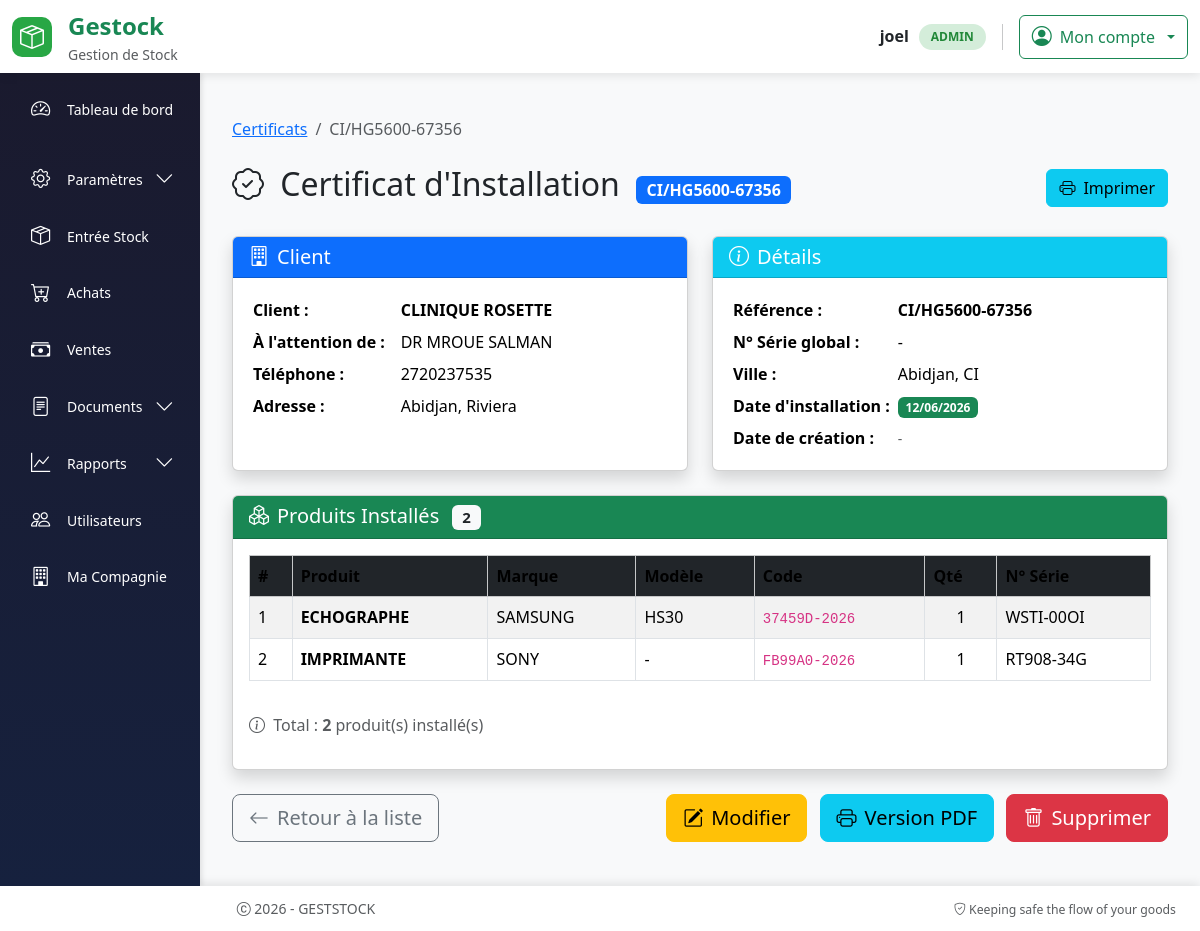
The app's page /certificat-installation/1 (signed in) with its own data.
### models.py (models this page shows, shortened)
class User(UserMixin, db.Model):
  id = db.Column(db.Integer, primary_key=True)
  username = db.Column(db.String(64), index=True, nullable=False)
  email = db.Column(db.String(120), unique=True, nullable=False)
  password_hash = db.Column(db.String(256))
  role = db.Column(db.String(20), nullable=False, default='operateur')
  joined_at = db.Column(db.DateTime(), default = datetime.utcnow, index = True)
  must_change_password = db.Column(db.Boolean, default=False)
  __table_args__ = (
      db.UniqueConstraint('email', name='uq_user_email'),
  )

class CertificatInstallation(db.Model):
    id = db.Column(db.Integer, primary_key=True)
    client_id = db.Column(db.Integer, db.ForeignKey('client.id'), nullable=False)
    attn = db.Column(db.String(400))
    ref_certif = db.Column(db.String(200), unique=True, nullable=False)
    numero_serie = db.Column(db.String(200))
    ville = db.Column(db.String(200))
    comment1 = db.Column(db.String(400))
    comment2 = db.Column(db.String(400))
    date_installation = db.Column(db.DateTime, nullable=False)
    lignes = db.relationship('LigneCertificat',
                            backref='certificat_rel',
                            lazy=True,
                            cascade="all, delete-orphan")

class Client(db.Model):
    __tablename__ = "client"
    id = db.Column(db.Integer, primary_key=True)
    nom_client = db.Column(db.String(100), nullable=False)
    telephone = db.Column(db.String(30))
    adresse = db.Column(db.String(255), nullable=False)
    attn = db.Column(db.String(255))
    certificats = db.relationship('CertificatInstallation',
                                 backref='client_rel',
                                 lazy=True)
    bons_commande = db.relationship(
        "BonCommande",
        back_populates="client",
        cascade="all, delete-orphan"
    )
    bons_livraison = db.relationship(
        "BonLivraison",
        back_populates="client"
    )

class LigneCertificat(db.Model):
    __tablename__ = 'ligne_certificat'
    id = db.Column(db.Integer, primary_key=True)
    certificat_id = db.Column(db.Integer, db.ForeignKey('certificat_installation.id'), nullable=False)
    produit_id = db.Column(db.Integer, db.ForeignKey('produit.id'), nullable=False)
    quantite = db.Column(db.Integer, default=1)
    numero_serie_produit = db.Column(db.String(200))
    observation = db.Column(db.String(400))

class Produit(db.Model):
    __tablename__ = "produit"
    id = db.Column(db.Integer, primary_key=True)
    nom_produit = db.Column(db.String(128), nullable=False, index=True)
    model = db.Column(db.String(128), index=True)
    marque = db.Column(db.String(128), index=True)
    code_produit = db.Column(db.String(256), unique=True, nullable=False)
    description = db.Column(db.Text)
    origine = db.Column(db.String(256))
    image = db.Column(db.String(255))
    stocks = db.relationship("Stock", backref="produit", lazy=True)
    lignes_certificat = db.relationship('LigneCertificat', backref='produit_rel', lazy=True)
    lignes_bon_commande = db.relationship(
        "LigneBonCommande",
        back_populates="produit"
    )
    lignes_bon_livraison = db.relationship(
        "LigneBonLivraison",
        back_populates="produit"
    )
    lignes_achat = db.relationship(
        "LigneAchat",
        back_populates="produit",
        cascade="all, delete-orphan"
    )

### routes.py (the view)
@app.route("/certificat-installation/<int:certificat_id>")
@login_required
def details_certificat_installation(certificat_id):
    certificat = CertificatInstallation.query.get_or_404(certificat_id)
    return render_template(
        "details_certificat.html",
        certificat=certificat
    )

### templates/details_certificat.html (shortened to what this page needs)
{% extends "base.html" %}
{% block content %}
<div class="container-fluid mt-4">
    <nav aria-label="breadcrumb" class="mb-4">
        <ol class="breadcrumb">
            <li class="breadcrumb-item">
                <a href="{{ url_for('list_certificat_installation') }}">Certificats</a>
            </li>
            <li class="breadcrumb-item active">{{ certificat.ref_certif }}</li>
        </ol>
    </nav>
    <div class="d-flex justify-content-between align-items-center mb-4">
        <h2>
            <i class="bi bi-patch-check me-2"></i>
            Certificat d'Installation
            <span class="badge bg-primary ms-2 fs-6">{{ certificat.ref_certif }}</span>
        </h2>
        <button onclick="window.print()" class="btn btn-info">
            <i class="bi bi-printer me-2"></i>Imprimer
        </button>
    </div>
    <div class="row mb-4">
        <div class="col-md-6">
            <div class="card shadow h-100">
                <div class="card-header bg-primary text-white">
                    <h5 class="mb-0"><i class="bi bi-building me-2"></i>Client</h5>
                </div>
                <div class="card-body">
                    <table class="table table-borderless table-sm mb-0">
                        <tr>
                            <th width="35%">Client :</th>
                            <td><strong>{{ certificat.client_rel.nom_client }}</strong></td>
                        </tr>
                        <tr>
                            <th>À l'attention de :</th>
                            <td>{{ certificat.attn or certificat.client_rel.attn or '-' }}</td>
                        </tr>
                        <tr>
                            <th>Téléphone :</th>
                            <td>{{ certificat.client_rel.telephone or '-' }}</td>
                        </tr>
                        <tr>
                            <th>Adresse :</th>
                            <td>{{ certificat.client_rel.adresse or '-' }}</td>
                        </tr>
                    </table>
                </div>
            </div>
        </div>
        <div class="col-md-6">
            <div class="card shadow h-100">
                <div class="card-header bg-info text-white">
                    <h5 class="mb-0"><i class="bi bi-info-circle me-2"></i>Détails</h5>
                </div>
                <div class="card-body">
                    <table class="table table-borderless table-sm mb-0">
                        <tr>
                            <th width="35%">Référence :</th>
                            <td><strong>{{ certificat.ref_certif }}</strong></td>
                        </tr>
                        <tr>
                            <th>N° Série global :</th>
                            <td>{{ certificat.numero_serie or '-' }}</td>
                        </tr>
                        <tr>
                            <th>Ville :</th>
                            <td>{{ certificat.ville or '-' }}</td>
                        </tr>
                        <tr>
                            <th>Date d'installation :</th>
                            <td>
                                <span class="badge bg-success">
                                    {{ certificat.date_installation.strftime('%d/%m/%Y') }}
                                </span>
                            </td>
                        </tr>
                        <tr>
                            <th>Date de création :</th>
                            <td>
                                <small class="text-muted">
                                    {{ certificat.date_creation.strftime('%d/%m/%Y à %H:%M') if certificat.date_creation else '-' }}
                                </small>
                            </td>
                        </tr>
                    </table>
                </div>
            </div>
        </div>
    </div>
    <div class="card shadow mb-4">
        <div class="card-header bg-success text-white">
            <h5 class="mb-0">
                <i class="bi bi-boxes me-2"></i>Produits Installés
                <span class="badge bg-light text-dark ms-2">{{ certificat.lignes|length }}</span>
            </h5>
        </div>
        <div class="card-body">
            {% if certificat.lignes %}
                <div class="table-responsive">
                    <table class="table table-bordered table-hover table-striped">
                        <thead class="table-light">
                            <tr>
                                <th>#</th>
                                <th>Produit</th>
                                <th>Marque</th>
                                <th>Modèle</th>
                                <th>Code</th>
                                <th>Qté</th>
                                <th>N° Série</th>
                            </tr>
                        </thead>
                        <tbody>
                            {% for ligne in certificat.lignes %}
                            <tr>
                                <td>{{ loop.index }}</td>
                                <td><strong>{{ ligne.produit_rel.nom_produit }}</strong></td>
                                <td>{{ ligne.produit_rel.marque or '-' }}</td>
                                <td>{{ ligne.produit_rel.model or '-' }}</td>
                                <td><code>{{ ligne.produit_rel.code_produit }}</code></td>
                                <td class="text-center">{{ ligne.quantite }}</td>
                                <td>{{ ligne.numero_serie_produit or '-' }}</td>
                            </tr>
                            {% endfor %}
                        </tbody>
                    </table>
                </div>
                <div class="mt-3">
                    <p class="text-muted">
                        <i class="bi bi-info-circle me-1"></i>
                        Total : <strong>{{ certificat.lignes|length }}</strong> produit(s) installé(s)
                    </p>
                </div>
            {% else %}
                <div class="alert alert-warning">
                    <i class="bi bi-exclamation-triangle me-2"></i>
                    Aucun produit listé dans ce certificat.
                </div>
            {% endif %}
        </div>
    </div>
    <div class="d-flex justify-content-between mt-4 mb-4">
        <a href="{{ url_for('list_certificat_installation') }}" class="btn btn-outline-secondary btn-lg">
            <i class="bi bi-arrow-left me-2"></i>Retour à la liste
        </a>
        <div>
            <a href="{{ url_for('modifier_certificat_installation', certificat_id=certificat.id) }}"
               class="btn btn-warning btn-lg">
                <i class="bi bi-pencil-square me-2"></i>Modifier
            </a>
            <a href="{{ url_for('certificat_installation_pdf', certificat_id=certificat.id) }}"
               class="btn btn-info btn-lg ms-2" target="_blank">
                <i class="bi bi-printer me-2"></i>Version PDF
            </a>
            <button type="button" class="btn btn-danger btn-lg ms-2"
                    onclick="if(confirm('Supprimer ce certificat ?')) {
                        document.getElementById('deleteForm').submit();
                    }">
                <i class="bi bi-trash me-2"></i>Supprimer
            </button>
        </div>
    </div>
</div>
{% endblock %}

### templates/base.html (shortened to what this page needs)
<!DOCTYPE html>
<html lang="fr">
<head>
    <link rel="stylesheet" href="{{ url_for('static', filename='css/bootstrap.min.css') }}">
    <link rel="stylesheet" href="https://cdn.jsdelivr.net/npm/bootstrap-icons@1.11.3/font/bootstrap-icons.css">
    <link rel="stylesheet" href="{{ url_for('static', filename='style/styles.css') }}">
</head>
<body>
    <header class="app-header">
        <div class="container-fluid py-2">
            <div class="row align-items-center">
                <div class="col-6 col-md-3">
                    <div class="d-flex align-items-center gap-3">
                        <div class="brand-logo">
                            <i class="bi bi-box-seam fs-4"></i>
                        </div>
                        <div>
                            <span class="fs-4 fw-bold text-success">Gestock</span>
                            <small class="text-muted d-none d-md-block">Gestion de Stock</small>
                        </div>
                    </div>
                </div>
                <div class="col-6 col-md-9">
                    <div class="d-flex justify-content-end align-items-center gap-3">
                        {% if current_user.is_authenticated %}
                            <div class="d-none d-md-flex align-items-center gap-3">
                                <div class="text-end">
                                    <div class="fw-semibold">{{ current_user.username }}</div>
                                    <span class="user-badge">{{ current_user.role|upper }}</span>
                                </div>
                            </div>
                            <div class="dropdown">
                                <button class="btn btn-outline-success dropdown-toggle d-flex align-items-center gap-2" type="button" data-bs-toggle="dropdown">
                                    <i class="bi bi-person-circle fs-5"></i>
                                    <span class="d-none d-md-inline">Mon compte</span>
                                </button>
                            </div>
                        {% endif %}
                    </div>
                </div>
            </div>
        </div>
    </header>
    <main class="app-main">
        <div class="container-fluid h-100 p-0">
            <div class="row h-100 g-0">
                {% if current_user.is_authenticated %}
                    <div class="col-md-3 col-lg-2 d-none d-md-block p-0" style="height: 100%;">
                        <div class="app-sidebar" style="height: 100%;">
                            {% include 'partials/sidebar.html' %}
                        </div>
                    </div>
                    {% set content_col = "col-md-9 col-lg-10" %}
                {% else %}
                    {% set content_col = "col-12" %}
                {% endif %}
                <div class="{{ content_col }} p-0" style="height: 100%;">
                    <div class="app-content">
                        {% block content %}{% endblock %}
                    </div>
                </div>
            </div>
        </div>
    </main>
    <footer class="app-footer">
        <div class="container-fluid">
            <div class="row align-items-center">
                <div class="col-md-6">
                    <p class="mb-0 text-muted">
                        <i class="bi bi-c-circle"></i> 2026 - GESTSTOCK
                    </p>
                </div>
                <div class="col-md-6 text-md-end">
                    <small class="text-muted">
                        <i class="bi bi-shield-check"></i> Keeping safe the flow of your goods
                    </small>
                </div>
            </div>
        </div>
    </footer>
</body>
</html>

### records on screen
User: username "joel", role "ADMIN"
CertificatInstallation: ref_certif "CI/HG5600-67356", attn "DR MROUE SALMAN", numero_serie "-", ville "Abidjan, CI", date_installation "12/06/2026"
Client: client_rel.nom_client "CLINIQUE ROSETTE", client_rel "2720237535", client_rel "Abidjan, Riviera"
LigneCertificat: produit_rel.nom_produit "ECHOGRAPHE", produit_rel "SAMSUNG", produit_rel "HS30", produit_rel.code_produit "37459D-2026", quantite "1", numero_serie_produit "WSTI-00OI"
LigneCertificat: produit_rel.nom_produit "IMPRIMANTE", produit_rel "SONY", produit_rel "-", produit_rel.code_produit "FB99A0-2026", quantite "1", numero_serie_produit "RT908-34G"

### other values on screen
{{ certificat.lignes|length }} "2"
